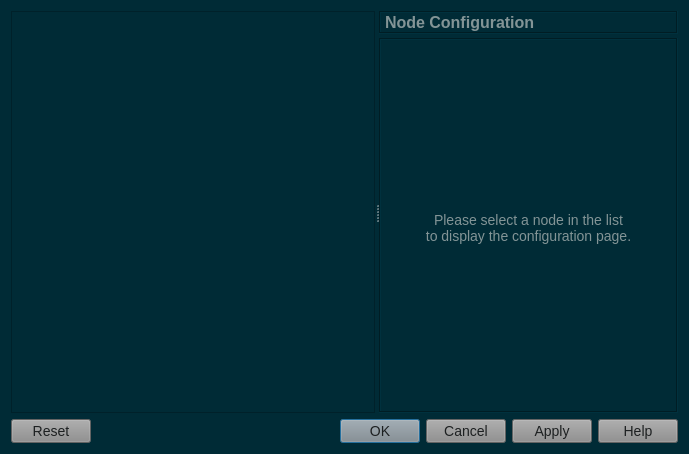
<?xml version="1.0" encoding="UTF-8"?>
<ui version="4.0">
 <class>NodePropertiesDialog</class>
 <widget class="QDialog" name="NodePropertiesDialog">
  <property name="geometry">
   <rect>
    <x>0</x>
    <y>0</y>
    <width>689</width>
    <height>454</height>
   </rect>
  </property>
  <property name="windowTitle">
   <string>Node properties</string>
  </property>
  <property name="styleSheet">
   <string notr="true">QWidget{
	background-color: #002b36;
}
QMenuBar::item{
	background-color: #002b36;
}
QDockWidget::title{
	background: #073642;
	padding-left: 5px;
}
QDockWidget, QMenuBar{
    color: #839496;
    font: bold 14px;
}
QTextEdit, QPlainTextEdit, QLineEdit, QSpinBox, QComboBox {
  background-color: #073642;
  font: 13px;
  color: #839496;
}
QTextEdit#uiConsoleTextEdit {
  background-color: #002b36;
  color: #839496;
  font: 13px;
}
QTabWidget {
	font: 14px;
	border-top: 2px;
}
QTabBar::tab {
    background: #073642;
    color: #839496;
    min-width: 8ex;
    padding: 2px;
	border-top-right-radius: 6px;
	border-top-left-radius: 6px;
}
QTabBar::tab:selected {
    background: #8a8a8a;
	color: #1d2021;
}
QGroupBox {
    color: #808080;
    font: 14px;
    padding: 15px;
    border-style: none;
}
QMainWindow::separator {
	background: #073642;
	width: 1px;
	height: 1px;
}
QComboBox {
	selection-background-color: #d75f00;
	selection-color: #1c1c1c;
}

QToolBar{
	background: #073642;
	border: 0px;
}
QPushButton {
	background-color: #8a8a8a;
    color: #1d2021;
	font: 14px;
}
QToolButton {
	background-color: #8a8a8a;
    color: #1d2021;
	font: 14px;
}
QTreeWidget, QListWidget {
	background-color: #002b36;
	color: #839496;
    alternate-background-color: #073642;
	font: 14px;
}
QTreeWidget#uiTreeWidget {
	background-color: #073642;
	color: #839496;
	font: bold 16px;
}
QTreeWidget::item:selected, QTreeWidget::item:hover, QMenu::item:selected,QToolButton::hover,QPushButton::hover,QTabBar::tab:hover {
	background-color: #d75f00;
	color: #1c1c1c;
}
QMenu {
	background-color: #002b36;
    color: #839496;
}
QLabel {
	color: #839496;
	font: 14px;
}
QLabel#uiTitleLabel {
	color: #839496;
	font: bold 16px;
}

QAbstractScrollArea::corner {
    background: #002b36;
}
QScrollBar::handle:horizontal {
    background: #073642;
    min-width: 20px;
}
QScrollBar::handle:vertical {
    background: #073642;
    min-width: 20px;
}
QScrollBar:vertical {
    width: 6px;
}
QScrollBar:horizontal {
    height: 6px;
}
QScrollBar::up-arrow:vertical, QScrollBar::down-arrow:vertical, QScrollBar::down-arrow:horizontal, QScrollBar::up-arrow:horizontal { 
	border: 0px;
    height: 0px; 
    width: 0px; 
}
         
QScrollBar::add-page:horizontal, QScrollBar::sub-page:horizontal, QScrollBar::add-page:vertical, QScrollBar::sub-page:vertical {
  background: none
}
QStatusBar {
	background-color: #073642;
	color: #839496;
}

QRadioButton, QCheckBox {
  color: #839496;
}
QRadioButton::disabled, QCheckBox::disabled {
  color: gray;
}


</string>
  </property>
  <layout class="QGridLayout">
   <item row="0" column="0">
    <widget class="QSplitter" name="splitter">
     <property name="orientation">
      <enum>Qt::Horizontal</enum>
     </property>
     <widget class="QTreeWidget" name="uiNodesTreeWidget">
      <property name="sizePolicy">
       <sizepolicy hsizetype="Preferred" vsizetype="Expanding">
        <horstretch>0</horstretch>
        <verstretch>0</verstretch>
       </sizepolicy>
      </property>
      <attribute name="headerVisible">
       <bool>false</bool>
      </attribute>
      <column>
       <property name="text">
        <string>Nodes</string>
       </property>
      </column>
     </widget>
     <widget class="QWidget" name="verticalLayout">
      <layout class="QVBoxLayout">
       <property name="spacing">
        <number>4</number>
       </property>
       <property name="margin">
        <number>0</number>
       </property>
       <item>
        <widget class="QLabel" name="uiTitleLabel">
         <property name="font">
          <font>
           <pointsize>-1</pointsize>
           <weight>75</weight>
           <italic>false</italic>
           <bold>true</bold>
          </font>
         </property>
         <property name="frameShape">
          <enum>QFrame::Box</enum>
         </property>
         <property name="frameShadow">
          <enum>QFrame::Sunken</enum>
         </property>
         <property name="text">
          <string>Node Configuration</string>
         </property>
         <property name="textFormat">
          <enum>Qt::PlainText</enum>
         </property>
        </widget>
       </item>
       <item>
        <widget class="QStackedWidget" name="uiConfigStackedWidget">
         <property name="sizePolicy">
          <sizepolicy hsizetype="Expanding" vsizetype="Expanding">
           <horstretch>0</horstretch>
           <verstretch>0</verstretch>
          </sizepolicy>
         </property>
         <property name="frameShape">
          <enum>QFrame::Box</enum>
         </property>
         <property name="frameShadow">
          <enum>QFrame::Sunken</enum>
         </property>
         <property name="currentIndex">
          <number>0</number>
         </property>
         <widget class="QWidget" name="uiEmptyPageWidget">
          <layout class="QVBoxLayout">
           <property name="spacing">
            <number>0</number>
           </property>
           <property name="leftMargin">
            <number>0</number>
           </property>
           <property name="topMargin">
            <number>4</number>
           </property>
           <property name="rightMargin">
            <number>0</number>
           </property>
           <property name="bottomMargin">
            <number>0</number>
           </property>
           <item>
            <spacer>
             <property name="orientation">
              <enum>Qt::Vertical</enum>
             </property>
             <property name="sizeType">
              <enum>QSizePolicy::Expanding</enum>
             </property>
             <property name="sizeHint" stdset="0">
              <size>
               <width>20</width>
               <height>20</height>
              </size>
             </property>
            </spacer>
           </item>
           <item>
            <widget class="QLabel" name="textLabel">
             <property name="text">
              <string>Please select a node in the list 
to display the configuration page.</string>
             </property>
             <property name="alignment">
              <set>Qt::AlignCenter</set>
             </property>
            </widget>
           </item>
           <item>
            <spacer>
             <property name="orientation">
              <enum>Qt::Vertical</enum>
             </property>
             <property name="sizeType">
              <enum>QSizePolicy::Expanding</enum>
             </property>
             <property name="sizeHint" stdset="0">
              <size>
               <width>20</width>
               <height>40</height>
              </size>
             </property>
            </spacer>
           </item>
          </layout>
         </widget>
        </widget>
       </item>
      </layout>
     </widget>
    </widget>
   </item>
   <item row="1" column="0">
    <widget class="QDialogButtonBox" name="uiButtonBox">
     <property name="orientation">
      <enum>Qt::Horizontal</enum>
     </property>
     <property name="standardButtons">
      <set>QDialogButtonBox::Apply|QDialogButtonBox::Cancel|QDialogButtonBox::Help|QDialogButtonBox::Ok|QDialogButtonBox::Reset</set>
     </property>
    </widget>
   </item>
  </layout>
 </widget>
 <resources>
  <include location="../../resources/resources.qrc"/>
 </resources>
 <connections/>
</ui>
